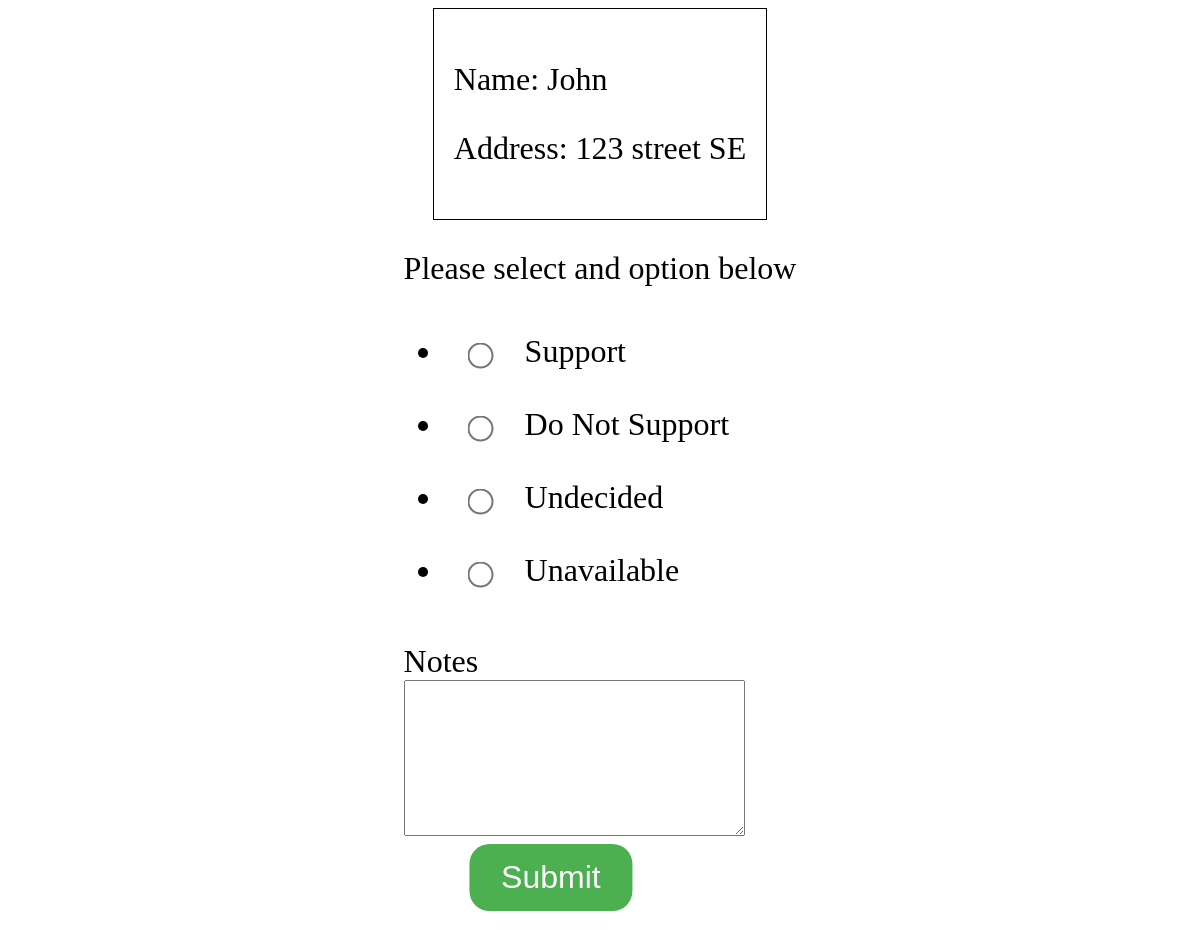
The app's page /survey/?id=2ee4dc49-b50d-418b-a2a2-121d12c964db, older data.
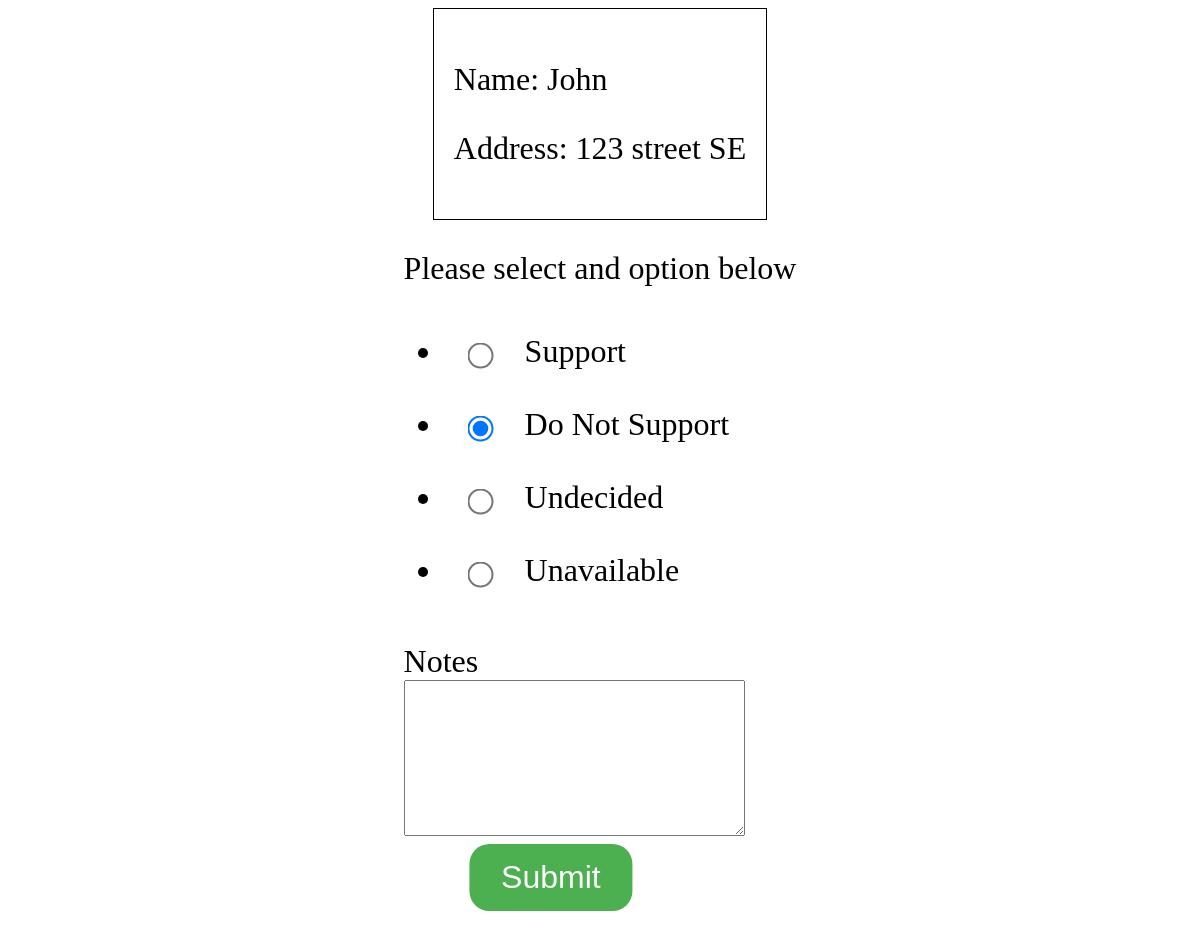
The same page, newer data.
### votehelperapp/models.py (models this page shows)
class Voter(models.Model):
    id = models.UUIDField(primary_key=True, default=uuid.uuid4, editable=False)
    name = models.TextField()
    address = models.TextField()
    decision = models.CharField(max_length=20, blank=True)
    notes = models.TextField(blank=True)

### votehelperapp/views.py (the view, shortened to what this page needs)
# urls.py: path('survey/', views.survey, name='survey'),
def survey(request):
    form = VoterForm(request.POST or None, request.FILES or None)
    voterId = request.GET.get('id')
    if voterId != None:
        voter = Voter.objects.get(id=voterId)
        form = VoterForm(instance=voter)
    a = Voter.objects.filter(decision=1).count
    context = {'form': form, 'id':voterId, 'voter':voter}
    return render(request, "survey.html", context)

### votehelperapp/forms.py
class VoterForm(forms.ModelForm):
    decision = forms.ChoiceField(choices=CHOICES, widget=forms.RadioSelect())
    class Meta:
        model = Voter
        exclude = ['id', 'name', 'address']
        widgets = {
            "title": TextInput(attrs={
                "class": "form-group form",
            }),
        }

### votehelperapp/templates/survey.html (shortened to what this page needs)
<!DOCTYPE html>
<html lang="en">
<head>
    {% load static %}
    <link rel="stylesheet" type="text/css" href="{% static 'surveystyle.css' %}">
</head>
<body>
    <div class="voterinfo">
        <p>Name: {{ voter.name }}</p>
        <p>Address: {{ voter.address }}</p>
    </div>
    <div class="voteoptions">
        <form method="POST" enctype="multipart/form-data">
            <div class="form-group">
                <label>Please select and option below</label>
                {{ form.decision }}
            </div>
            <div>
                <label>Notes<br></label>
                {{ form.notes }}
            </div>
            <div style="margin-left:auto;margin-right:auto;">
                <button id="submitbutton" type="submit" >Submit</button>
            </div>
        </form>
    </div>
</body>
</html>

Row changes from the older to the newer data that the page shows:
changed Voter "John": decision "☐ Support ☐ Do Not Support ☐ Undecided ☐ Unavailable" → "☐ Support ☑ Do Not Support ☐ Undecided ☐ Unavailable"
